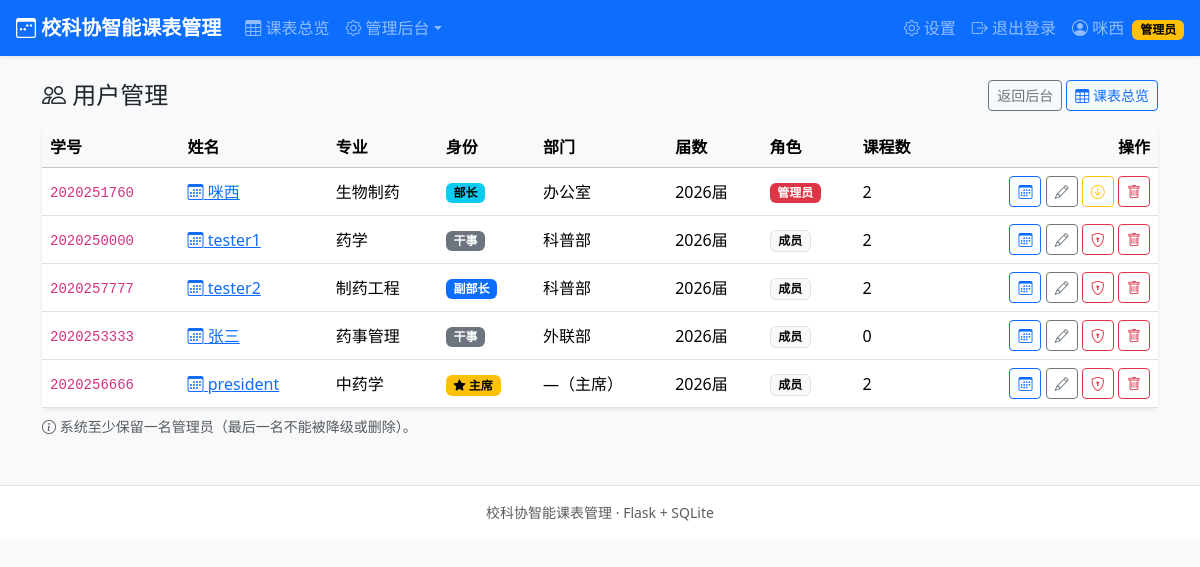
Page /admin/users (signed in) on the committed database.
### tables this page shows
CREATE TABLE users (
        id            INTEGER PRIMARY KEY AUTOINCREMENT,
        student_id    TEXT NOT NULL UNIQUE,
        password_hash TEXT NOT NULL,
        name          TEXT NOT NULL,
        identity      TEXT NOT NULL,               -- 主席/部长/干事
        department    TEXT,                        -- 主席可以为空
        cohort        INTEGER NOT NULL,            -- 届数，如 2026
        role          TEXT NOT NULL DEFAULT 'member',  -- admin/member
        created_at    TEXT NOT NULL
    , major TEXT NOT NULL DEFAULT '');

### app.py (the view)
@app.route("/admin/users")
@admin_required
def admin_users():
    users = query(
        "SELECT u.*, (SELECT COUNT(*) FROM courses c WHERE c.user_id = u.id) AS course_cnt "
        "FROM users u ORDER BY u.role = 'admin' DESC, "
        "CASE u.department "
        "WHEN '办公室' THEN 1 WHEN '科普部' THEN 2 WHEN '学术部' THEN 3 "
        "WHEN '宣传部' THEN 4 WHEN '外联部' THEN 5 WHEN '网络部' THEN 6 "
        "ELSE 7 END ASC, u.name ASC, u.cohort DESC")
    return render_template("admin/users.html", users=users, DEPARTMENTS=DEPARTMENTS)

### app.py (called while the page is built)
def get_db():
    if "db" not in g:
        conn = sqlite3.connect(DB_PATH)
        conn.row_factory = sqlite3.Row
        conn.execute("PRAGMA foreign_keys = ON")
        g.db = conn
    return g.db

def query(sql, args=()):
    return get_db().execute(sql, args).fetchall()

def query_one(sql, args=()):
    return get_db().execute(sql, args).fetchone()

def login_required(view):
    @wraps(view)
    def wrapped(*args, **kwargs):
        if session.get("user_id") is None:
            flash("请先登录", "warning")
            return redirect(url_for("login", next=request.full_path if request.query_string else url_for("index")))
        return view(*args, **kwargs)
    return wrapped

def admin_required(view):
    @wraps(view)
    @login_required
    def wrapped(*args, **kwargs):
        user = get_current_user()
        if user is None or user["role"] != "admin":
            flash("需要管理员权限", "danger")
            return redirect(url_for("index"))
        return view(*args, **kwargs)
    return wrapped

def get_current_user():
    uid = session.get("user_id")
    if uid is None:
        return None
    return query_one("SELECT * FROM users WHERE id = ?", (uid,))

### templates/admin/users.html (shortened to what this page needs)
{% extends "base.html" %}
{% block content %}
<div class="d-flex justify-content-between align-items-center mb-3">
  <h4 class="mb-0"><i class="bi bi-people"></i> 用户管理</h4>
  <div>
    <a class="btn btn-sm btn-outline-secondary" href="{{ url_for('admin_index') }}">返回后台</a>
    <a class="btn btn-sm btn-outline-primary" href="{{ url_for('schedule') }}"><i class="bi bi-table"></i> 课表总览</a>
  </div>
</div>
<div class="card shadow-sm">
  <div class="table-responsive">
    <table class="table table-hover align-middle mb-0">
      <thead class="table-light">
        <tr>
          <th>学号</th><th>姓名</th><th>专业</th><th>身份</th><th>部门</th><th>届数</th><th>角色</th>
          <th>课程数</th><th class="text-end">操作</th>
        </tr>
      </thead>
      <tbody>
        {% for u in users %}
        <tr>
          <td><code>{{ u.student_id }}</code></td>
          <td>
            <a href="{{ url_for('schedule', user=u.id) }}"><i class="bi bi-calendar3"></i> {{ u.name }}</a>
          </td>
          <td>{{ u.major or '—' }}</td>
          <td>
            {% if u.identity == '主席' %}<span class="badge text-bg-warning"><i class="bi bi-star-fill"></i> 主席</span>
            {% elif u.identity == '部长' %}<span class="badge text-bg-info">部长</span>
            {% elif u.identity == '副部长' %}<span class="badge text-bg-primary">副部长</span>
            {% else %}<span class="badge text-bg-secondary">干事</span>{% endif %}
          </td>
          <td>{{ u.department or '—（主席）' }}</td>
          <td>{{ u.cohort }}届</td>
          <td>
            {% if u.role == 'admin' %}<span class="badge text-bg-danger">管理员</span>
            {% else %}<span class="badge text-bg-light border">成员</span>{% endif %}
          </td>
          <td>{{ u.course_cnt }}</td>
          <td class="text-end">
            <a class="btn btn-sm btn-outline-primary" href="{{ url_for('schedule', user=u.id) }}"
               title="查看课表"><i class="bi bi-calendar3"></i></a>
            <a class="btn btn-sm btn-outline-secondary" href="{{ url_for('admin_user_edit', uid=u.id) }}"
               title="编辑信息"><i class="bi bi-pencil"></i></a>
            <form class="d-inline" method="post" action="{{ url_for('admin_toggle', uid=u.id) }}">
              {% if u.role == 'admin' %}
              <button class="btn btn-sm btn-outline-warning" title="降为普通成员"><i class="bi bi-arrow-down-circle"></i></button>
              {% else %}
              <button class="btn btn-sm btn-outline-danger" title="设为管理员"><i class="bi bi-shield-lock"></i></button>
              {% endif %}
            </form>
            <form class="d-inline" method="post" action="{{ url_for('admin_user_delete', uid=u.id) }}"
                  onsubmit="return confirm('确定删除用户「{{ u.name }}」吗？将同时删除其全部课表记录。')">
              <button class="btn btn-sm btn-outline-danger" title="删除用户"><i class="bi bi-trash"></i></button>
            </form>
          </td>
        </tr>
        {% endfor %}
      </tbody>
    </table>
  </div>
</div>
<p class="text-muted small mt-2 mb-0">
  <i class="bi bi-info-circle"></i> 系统至少保留一名管理员（最后一名不能被降级或删除）。
</p>
{% endblock %}

### static/style.css (style rules this page uses)
body { background: #f4f6f9; }
.card { border: 0; }
.badge { vertical-align: middle; }

### rows in the picture
users: student_id "2020251760", name "咪西", major "生物制药", identity "部长", department "办公室", cohort "2026", role "管理员", course_cnt "2"
users: student_id "2020250000", name "tester1", major "药学", identity "干事", department "科普部", cohort "2026", role "成员", course_cnt "2"
users: student_id "2020257777", name "tester2", major "制药工程", identity "副部长", department "科普部", cohort "2026", role "成员", course_cnt "2"
users: student_id "2020253333", name "张三", major "药事管理", identity "干事", department "外联部", cohort "2026", role "成员", course_cnt "0"
users: student_id "2020256666", name "president", major "中药学", identity "主席" (drawn), department "—（主席）", cohort "2026", role "成员", course_cnt "2"

### other values in the picture
{{ session.get('name') }} "咪西"
